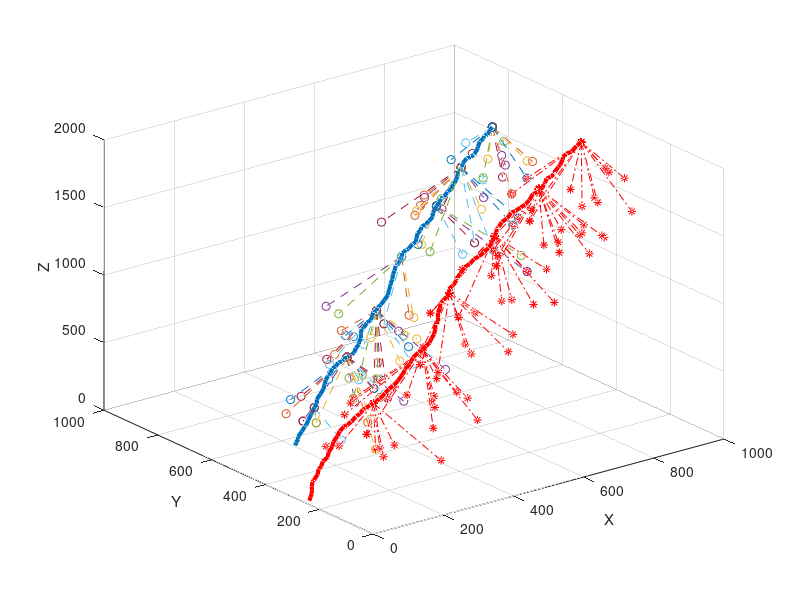

The MATLAB source for this figure:
%%%%%%%%%%%%%%%%%%%%%%%%%%%
%%%%2 simulator to simulate the trajectory for two robots and landmarks
%%%%%%%%%%%%%%%%%%%%%%%%%%%%%%
%%
clear all
close all
clc
%%
%%%%%
%%simualtion space 
lx=1000;
ly=1000;
lz=2000;
%%%

%%%%%%%%%%%%%%%%%%%%%%%%%%%%%%%%%%%%%%%%%%%%%%%%%%%%%%%%%%%%%%%%
%%Generate the robot trajectory
%%%%%%%%%%%%%%%%%%%%%%%%%%%%%%%%%%%%%%%%%%%%%%%%%%%%%%%%%%%%%%%%%

%%generate the trajectory of robot 1 and 2
%%%
%Starting point for R1
R1_start=[10;250;10];
%Ending point for R1
R1_end=[900;400;1900];

%Starting point for R2
R2_start=[200;550;10];
%Ending point for R2
R2_end=[800;600;1900];



%distance traveled:
R1_distance=R1_end-R1_start;
%randomly devided the steps
%steps:
step_n=100;
R1_steps=zeros(3,step_n);
for i=1:3
    R1_steps(i,:)=rand(1,step_n);
    R1_steps(i,:)=R1_distance(i)/sum(R1_steps(i,:))*R1_steps(i,:);
end

% the trajectory for R1
R1_traj=zeros(3,step_n+1);
R1_traj(:,1)=R1_start;
for i=2:step_n+1
    R1_traj(:,i)=R1_traj(:,i-1)+R1_steps(:,i-1);
end

%distance traveled:
R2_distance=R2_end-R2_start;
%randomly devided the steps
R2_steps=zeros(3,step_n);
for i=1:3
    R2_steps(i,:)=rand(1,step_n);
    R2_steps(i,:)=R2_distance(i)/sum(R2_steps(i,:))*R2_steps(i,:);
end

% the trajectory for R2
R2_traj=zeros(3,step_n+1);
R2_traj(:,1)=R2_start;
for i=2:step_n+1
    R2_traj(:,i)=R2_traj(:,i-1)+R2_steps(:,i-1);
end
R2_traj(3,:)=R1_traj(3,:);


%%%%%%%%%%%%%%%%%%%%
%%fit the 3D curve
%%%%%%%%%%%%%%%%%%%%
x1=R1_traj(1,:)';
y1=R1_traj(2,:)';
z1=R1_traj(3,:)';
%T1=[x1 y1 x1.*y1 x1.*x1 y1.*y1 ones(step_n+1,1)]\z1;
%syms x1 y1
%z1=vpa([x1 y1 x1*y1 x1*x1 y1*y1 1]* T1, 4);


%%%%%%%%%%%%%%%%%%%%%%%%%%%%%%%%%%%%%%%%%%%%%%%%%%%%%%%%%%%%%%%%%%%%%%
%%Generate the landmarks
%%%%%%%%%%%%%%%%%%%%%%%%%%%%%%%%%%%%%%%%%%%%%%%%%%%%%%%%%%%%%%%%%%%%%%%
lm_N=1000;
lm=zeros(3,lm_N);
lm(1,:)=lx*rand(1,lm_N);
lm(2,:)=ly*rand(1,lm_N);
lm(3,:)=lz*rand(1,lm_N);



%%%%%%%%%%%%%%%%%%%%%%%%%%%%%%%%%%%%%%%%%%%%%%%%%%%%%%%%%%%%%%
%%%Generate the measurement between trajectory and landmarks
%%%%%%%%%%%%%%%%%%%%%%%%%%%%%%%%%%%%%%%%%%%%%%%%%%%%%%%%%%%%%%%
%%sensor range for robot
R1_range=500;
R2_range=500;
vi_ang=pi/7;

step=15;


R1_z=struct('ID',0);
for i=step_n+1:-step:1
    R1_z(i).ID=0;
    for j=1:lm_N
        dr=norm(R1_traj(1:2,i)-lm(1:2,j));
        d=norm(R1_traj(:,i)-lm(:,j));
        dz=R1_traj(3,i)-lm(3,j);
        if dz>10 && dr<=dz*tan(vi_ang) && d<=R1_range
            R1_z(i).ID=[R1_z(i).ID, j];
        end
    end
end

R2_z=struct('ID',0);
for i=step_n+1:-step:1
    R2_z(i).ID=0;
    for j=1:lm_N
        dr=norm(R2_traj(1:2,i)-lm(1:2,j));
        d=norm(R2_traj(:,i)-lm(:,j));
        dz=R2_traj(3,i)-lm(3,j);
        if dz>10 && dr<=dz*tan(vi_ang) && d<=R2_range 
            R2_z(i).ID=[R2_z(i).ID, j];
        end
    end
end


%%%%%%%%%%%%%%%%%%%%%%%%%%%%%%%%%%%%%%%%%%%%%%%%%%%%%%%%%
%%%draw the figure
%%%%%%%%%%%%%%%%%%%%%%%%%%%%%%%%%%%%%%%%%%%%%%%%%%%%%%%%%%
figure
plot3(R1_traj(1,:),R1_traj(2,:),R1_traj(3,:),'r-','LineWidth',3);
hold on
plot3(R2_traj(1,:),R2_traj(2,:),R2_traj(3,:),'LineWidth',3);
hold on
%plot3(lm(1,:),lm(2,:),lm(3,:),'k+');
for i=1:lm_N
    %text(lm(1,i)+20,lm(2,i)+20,lm(3,i)+20,num2str(i));
end
hold on
%%%draw connections between robot trajectory and landmark

for i=step_n+1:-step:1
    connection_num=size(R1_z(i).ID,2);
    if connection_num>1
        ID=R1_z(i).ID;
        for j=2:connection_num
            plot3([R1_traj(1,i) lm(1,ID(j))],[R1_traj(2,i) lm(2,ID(j))],[R1_traj(3,i) lm(3,ID(j))],'r-.*');
            %text(lm(1,ID(j))+20,lm(2,ID(j))+20,lm(3,ID(j))+20,num2str(ID(j)));
            hold on
            
        end
    end
end

for i=step_n+1:-step:1
    connection_num=size(R2_z(i).ID,2);
    if connection_num>1
        ID=R2_z(i).ID;
        for j=2:connection_num
            plot3([R2_traj(1,i) lm(1,ID(j))],[R2_traj(2,i) lm(2,ID(j))],[R2_traj(3,i) lm(3,ID(j))],'--o');
            %text(lm(1,ID(j))+20,lm(2,ID(j))+20,lm(3,ID(j))+20,num2str(ID(j)));
            hold on
        end
    end
end
%}

axis([0 lx 0 ly 0 lz]) 
grid on
xlabel('X');
ylabel('Y');
zlabel('Z');





